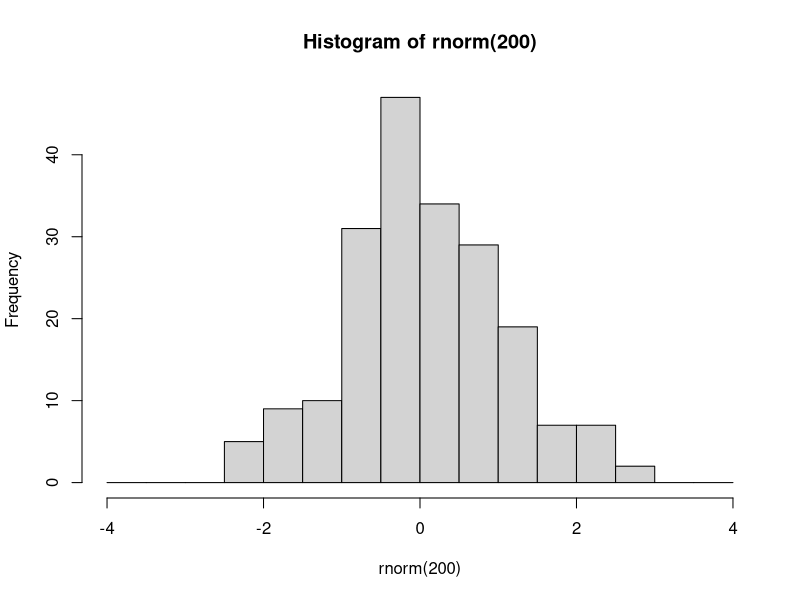
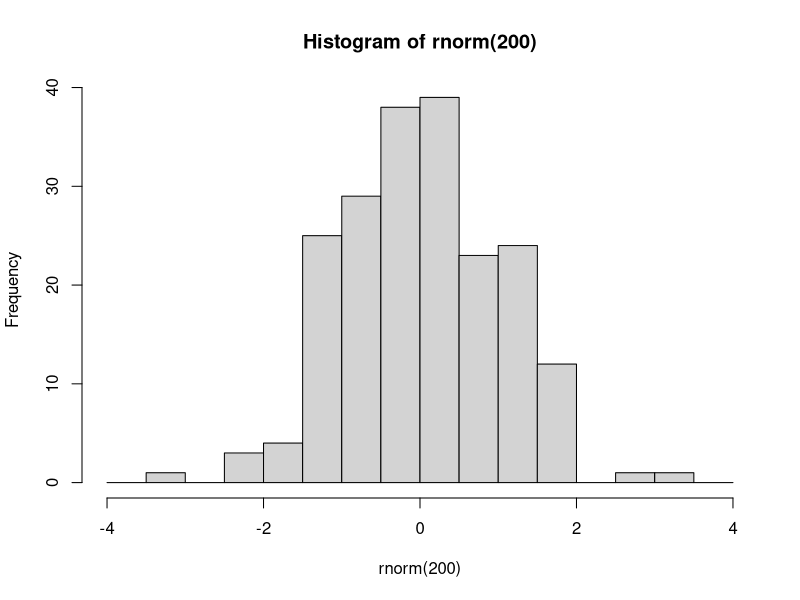

Source code (R) for these figures, in order: (Note: this script raises an error after producing the figures.)
###################################
###################################
########                   ########
########   Data Science 1  ########
########       Lab 7       ######## 
########  10th Dec. 2024   ########
########                   ########
###################################
###################################

## Welcome to lab #4. Today we will start with an introduction to the tidyverse,
# Then you will write your own lm() function, and finally a couple of exercises



#####################
####    Pipes    ####
#####################

# The pipe operator looks like this: |>
# It signifies: take the element on the left and use it as the first argument in the function on the right

# Example

hist(rnorm(200), breaks=seq(-4,4,0.5))
# is equivalent to

rnorm(200) |> hist(breaks=seq(-4,4,0.5))

# The purpose of the pipe is mostly aesthetic, in particular to avoid large numbers of parentheses when something needs to be transformed using multiple functions:



### 1.1 Rewrite the following expression using pipes:
set.seed(123)
round(sqrt(log(runif(10,1,10))),2)


runif(10,1,10) |> log() |> sqrt() |> round(2)

# Pipes were initially created in a package called magrittr, part of the 'tidyverse' group of packages


########################
####    Packages    ####
########################

# Packages are essentially environments full of functions and/or objects which aren't loaded into R by default, but must be first installed (generally from a repository called CRAN), and then loaded

# Here we will install tidyverse, which is not one but a series of packages written by the same group of people, which share a number of syntactical features

install.packages('tidyverse')

# After you have installed tidyverse into your packages, you must also load it into your environment

library(tidyverse)

# You will only have to install a package once. However, every time you start fresh in a new R environment, you will have to load the packages you need again.

#########################
####    TIDYVERSE    ####
#########################

# The tidyverse encompasses a very large number of packages, and is fairly powerful (in that you can do a lot using tidyverse packages)
# However, you DO NOT need to use tidyverse exclusively! I mostly don't use it, for example, preferring to stick to base R except for a few functionalities.

# Downsides of tidyverse include: unique syntax which is very different from other programming languages such as python
# 'Black box' functions that have specific purposes that must be remembered, as opposed to more general-purpose functions in base R
# Often actually more verbose than base R (ie. requires more lines of code to do the same thing)
# Using tidyverse is a matter of preference!

# The pipe operator was originally introduced in the tidyverse package magrittr. 
# The tidyverse pipe operator looks like this: %>%

set.seed(123)
runif(10,1,10) %>% 
  log() %>%
  sqrt() %>%
  round(2)

# In this class we will look at 2 important tidyverse packages.
# Today we will look at dplyr, which is used to manipulate and transform data.
# Next week we will learn ggplot2, which is used for plotting and data visualisation

#####################
####    dplyr    ####
#####################

# The philosophy behind dplyr is that every data transformation can be done using a function, and multiple transformations can be done by piping an object through multiple functions
# For example, in dplyr we no longer use indexing.
# Instead we use the functions 'select', to choose specific columns in a data frame, and 'filter', to choose specific rows.

data(mtcars)

# so instead of:
mtcars[mtcars$cyl == 6, 1:5]
# we would write:
mtcars %>%
  filter(cyl==6) %>%
  select(1:5)

### 2.1
# using select() and filter(), create a new database of cars that are over 4000 lbs in weight, retaining only the wt and mpg columns. Save this database to an object called 'df'.
mtcars %>% filter(wt >= 4) %>%
  select(wt, mpg) -> df

# After you have selected the rows and columns you are interested in, you can 
# change the order of the rows using arrange

df %>% arrange(wt)

df %>% arrange(desc(wt))


# To change variables, we can use mutate()
df <- df %>% mutate(wt_kg=wt*453.592,
                    km_per_l = mpg*1.60934/3.78541)

# And we can use ifelse() within mutate()
mtcars <- mtcars %>%
            mutate(wt_class = ifelse(wt>=4, 'Oversized','Standard'))

# We can even do a sultiple ifelse statment using case_when()
mtcars <- mtcars %>%
            mutate(
              efficiency = case_when(
                mpg<=15 ~ 'low',
                mpg>15 & mpg<=20 ~ 'medium',
                mpg>20 ~ 'high'
                ))

# Next, summarise (or summarize) is a useful function which collapses a dataframe into a single row and can calculate summary statistics, eg:

mtcars %>% 
  summarise(
    mean_wt = mean(wt),
    sd_wt = sd(wt),
    n = length(mpg)
  )

# We can also use summarise to collapse a data frame not into one single row, but into as many rows as we have groups of interest. 
# To do this, first we need to use group_by()

mtcars %>% group_by(efficiency)

# You'll notice that this automatically changes the data frame into a new kind of object, called a tibble.
# Tibbles are basically tidyverse dataframes, that display information slightly differently, and are a bit more particular about certain things like not wanting empty cells.
# Tibbles can also be grouped, which allows for further operations down the line
# For example:

mtcars %>% 
  group_by(efficiency) %>%
  summarise(
    wt_kg=mean(wt),
    n=length(hp)
  ) %>%
  arrange(
    c('high','medium','low')
  )

# You can group by multiple variables

mtcars %>% 
  group_by(efficiency,cyl) %>%
  summarise(
    wt_kg=mean(wt),
    n=length(hp)
  )

# After grouping a tibble, remember to ungroup it later using ungroup(), or you may have issues down the line.

# 3.1
data(iris)
# using the dplyr functions do the following:
# create a new column called Petal.Area which is the product of the petal width and petal length columns.
# For each of the different species of iris, present the mean and standard deviation for the sepal length, sepal width, and petal area, as well as the number of samples (n)
# Order this database in decreasing order of average petal length.



#######################################################
####    Code your own lm and predict functions!    ####
#######################################################

### 4.1 lm()

# Here I will walk you through the steps needed to write these functions. Follow along with the slides from this week's and last week's lectures - they contain all of the maths and some of the code that you need!

# At each step of the way, you should save each new element you calculate into a new object.

# Your lm function should take as input a y variable, and one or more x variables which should be inputted as a matrix or dataframe with one variable per column. 

my.lm <- function(y,x){

# Start by saving the sample size (n). You will need it later for calculating degrees of freedom for the test statistics and sampling distributions.
  n <- 
# Next create the X matrix using as.matrix. Don't forget to add the column of 1s!
  x <- 
# use the y input and your newly constructed x matrix to calculate the parameter estimates (or coefficients). 
# Hint: see lab 6, and remember that t() gives the transpose of a matrix and solve() gives its inverse
  b <- 
# Next, using these calculated coefficients, calculate all of the predicted values, y_hat, for each of the values of x (each of the rows of the X matrix). 
# Hint: look at the formula for the linear model - and remember we are multiplying matrices!
  y_hat <- 
# Next, calculate the residuals (actual values of y minus the predicted values y_hat)
  e <- 
# Next calculate the estimate of the residual standard error, s. Careful about the denominator here: check how many degrees of freedom you have!
  s <- 
# Using s, calculate the variance covariance matrix of the coefficients.
  vcov_coef <- 
# from this covariance matrix, extract the standard errors of the coefficients
  se_coef <- 
# use these standard errors to calculate the t-values for each of the coefficients
  t_vals <- 
# And use these t-values to calculate p-values.
  p <- 
# Next, calculate the R2 value

  RSS <- 
  TSS <- 
  r2 <- 
# Bonus points if you want to look up how to calculate adjusted R2
  adj_r2 <-
# Next, calculate the F-statistic and the p-value for the model.
  f_stat <- 
  model_p <- 
  
# Finally, put all of these elements into a list, and have your function return that list. 
  return(list(n=n,
              coefficients = b,
              residuals = e,
              s = s,
              vcov = vcov_coef,
              se = se_coef,
              t_values = t_vals,
              p_values = p,
              r2 = r2,
              adj_r2 = adj_r2,
              F_statistic = f_stat,
              model_p_value = model_p))
}

# compare your function against the built-in R function in R.

my.lm(y=mtcars$mpg,x=mtcars[,c('wt','cyl')])

### 4.2 predict()

# This will be much shorter. Create a new function that takes as input the output from your first function, along with a new_data object that has as many columns as there are predictor variables in the model output, and a confidence interval size

my.predict <- function(model_output, new_data, ci_level = 0.97) {
  
  # Extract coefficients from your my.lm output
  coef = 

  # Add a column of 1s to the new_data
  new_data = 

  # generate the predicted values of y from the new_data object based on the coefficients from the model
  # Again, remember the formula for the linear model!
  y_hat = 

#for each of these predicted values, calculate a confidence interval
  # first calculate the critical levels of the t-distribution using the ci_level and the degrees of freedom
  area_in_tails = 
  t_lower = 
  t_upper = 

  # next, for each row of the new_data object, calculate the standard error of the predicted value
  # Check the slides, and remember that 𝒗𝒄𝒐𝒗(𝒃) was saved as "vcov" in the model output
 sy = sqrt(apply(new_data,1,function(.)t(.)%*%model_output$vcov%*%.))
  
  # next, calculate the upper and lower confidence boundaries for each prediction using the critical t-levels and the previously calculated standard error
 ci_lower = 
 ci_upper = 

  # finally, put these confidence intervals into a dataframe
 ci = data.frame(ci_lower,ci_upper)
 colnames(ci) = paste0(ci_level,'%_',c('lower','upper'))
 df = cbind(y_hat = y_hat,ci)
 return(df)
}


### 4.3
# Use your functions to run the following model

# mtcars$mpg ~ mtcars$wt + mtcars$cyl


# Then plot predicted marginal effect of weight for a car with 4 cylynders. Add 96% confidence intervals to the graph.
# Hint: For this, in your "newdata" object, add a column of 4s for the number of cylinders

# Compare this graph to the graph from the lecture.


# What do you conclude?



